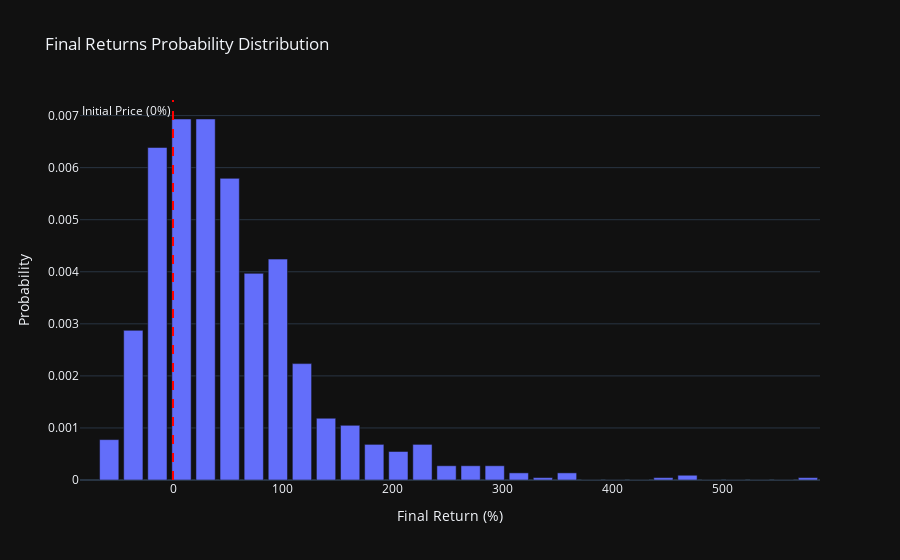
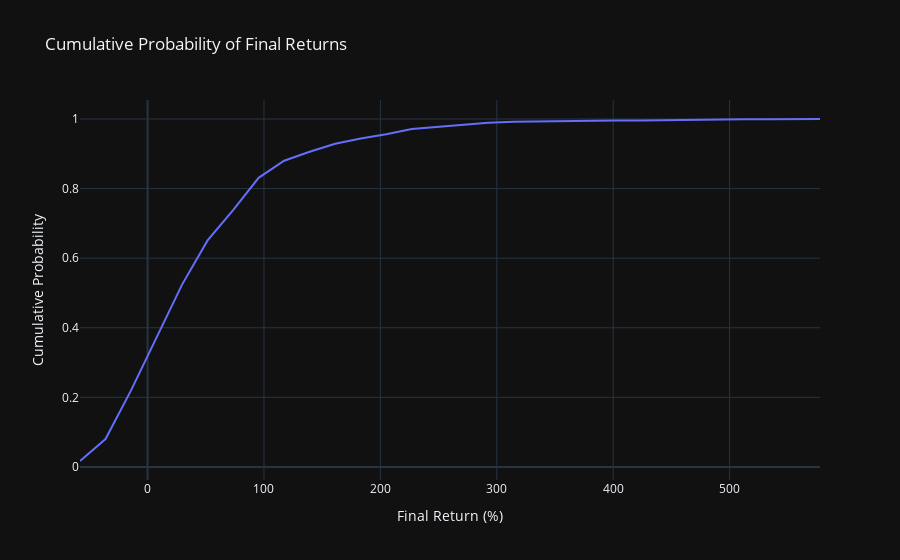

Notebook source saved alongside these figures, in order:
### Markdown cell above
Forecasting Future Stock Prices – continued:

### Code cell
import numpy as np  
import pandas as pd  
import yfinance as yf  
from scipy.stats import norm  
import plotly.express as px
import plotly.graph_objects as go
import matplotlib.pyplot as plt


plt.style.use('dark_background')


ticker = 'UNIP6.SA'  
start_date = "2015-01-01"  
end_date = "2023-01-01"  


data = yf.download(ticker, start=start_date, end=end_date)
prices = data['Close']


log_returns = np.log(1 + data['Close'].pct_change())
u = log_returns.mean()  # Mean of returns
var = log_returns.var()  # Variance of returns
drift = u - (0.5 * var)  # Drift
stdev = log_returns.std()  # Standard deviation of returns

# =============================================================== Monte Carlo Simulation
t_intervals = 250  # Simulation length (days)
iterations = 1000 

# Aligning dimensions
daily_returns = np.exp(
    drift + stdev * norm.ppf(np.random.rand(t_intervals, iterations))
)


last_price = prices.iloc[-1]  # Last known price
price_paths = np.zeros_like(daily_returns)
price_paths[0] = last_price

for t in range(1, t_intervals):
    price_paths[t] = price_paths[t - 1] * daily_returns[t]


final_prices = price_paths[-1]
initial_price = last_price
returns = (final_prices - initial_price) / initial_price * 100  # Returns in percentage

# Normalizing frequency to probability
bins = 30
hist, bin_edges = np.histogram(returns, bins=bins, density=True)  # `density=True` normalizes data
bin_centers = (bin_edges[:-1] + bin_edges[1:]) / 2  # Calculate bin centers


hist_df = pd.DataFrame({
    'Final Return (%)': bin_centers,
    'Probability': hist
})


fig = px.bar(
    hist_df,
    x='Final Return (%)',
    y='Probability',
    title="Final Returns Probability Distribution",
    labels={'Final Return (%)': 'Final Return (%)', 'Probability': 'Probability'},
    template="plotly_dark"  
)


fig.add_vline(
    x=0, 
    line=dict(color="red", dash="dash"), 
    annotation_text="Initial Price (0%)",
    annotation_position="top left"
)


fig.show()

plt.figure(figsize=(10, 6))
plt.plot(price_paths, alpha=0.7)  
plt.title(f"Monte Carlo Simulation for {ticker}", color='white')
plt.xlabel("Days", color='white')
plt.ylabel("Simulated Price", color='white')
plt.grid(alpha=0.3)
plt.show()

# Value at Risk (VaR) for a 5% confidence level
confidence_level = 0.05
var_5 = np.percentile(returns, confidence_level * 100)

es_5 = returns[returns <= var_5].mean()

print(f"VaR 5%: {var_5:.2f}%")  # Maximum expected loss
print(f"Expected Shortfall 5%: {es_5:.2f}%")  # Average expected loss

# Decision based on the probability of return above threshold
threshold = 20  # %
prob_positive = (returns > threshold).mean()
print(f"Probability of return above {threshold}%:", prob_positive)
if prob_positive > 0.6:  # 60% chance of return above the limit
    print("Decision: Invest based on Monte Carlo analysis.")
else:
    print("Decision: Do not invest due to high risk or low return expectation.")

# Answer the question at each point: "What is the probability that the final return will be less than or equal to X%?"
hist_df['Cumulative Probability'] = hist_df['Probability'].cumsum() / hist_df['Probability'].sum()

fig = px.line(
    hist_df,
    x='Final Return (%)',
    y='Cumulative Probability',
    title="Cumulative Probability of Final Returns",
    labels={'Final Return (%)': 'Final Return (%)', 'Cumulative Probability': 'Cumulative Probability'},
    template="plotly_dark"  
)
fig.show()

### Figure 1 — Plotly figure (JSON) as saved in the notebook; plotly's stock layout.template omitted (floating-point values rounded to 4 significant figures)
{"data": [{"alignmentgroup": "True", "hovertemplate": "Final Return (%)=%{x}<br>Probability=%{y}<extra></extra>", "legendgroup": "", "marker": {"color": "#636efa", "pattern": {"shape": ""}}, "name": "", "offsetgroup": "", "orientation": "v", "showlegend": false, "textposition": "auto", "type": "bar", "x": [-58.04, -36.12, -14.2, 7.724, 29.64, 51.56, 73.48, 95.4, 117.3, 139.2, 161.2, 183.1, 205.0, 226.9, 248.8, 270.8, 292.7, 314.6, 336.5, 358.4, 380.4, 402.3, 424.2, 446.1, 468.0, 490.0, 511.9, 533.8, 555.7, 577.6], "xaxis": "x", "y": [0.0007755, 0.002874, 0.006387, 0.006934, 0.006934, 0.005794, 0.003969, 0.004243, 0.002235, 0.001186, 0.001049, 0.0006843, 0.0005474, 0.0006843, 0.0002737, 0.0002737, 0.0002737, 0.0001369, 4.562e-05, 0.0001369, 0, 0, 0, 4.562e-05, 9.124e-05, 0, 0, 0, 0, 4.562e-05], "yaxis": "y"}], "layout": {"annotations": [{"showarrow": false, "text": "Initial Price (0%)", "x": 0, "xanchor": "right", "xref": "x", "y": 1, "yanchor": "top", "yref": "y domain"}], "barmode": "relative", "legend": {"tracegroupgap": 0}, "shapes": [{"line": {"color": "red", "dash": "dash"}, "type": "line", "x0": 0, "x1": 0, "xref": "x", "y0": 0, "y1": 1, "yref": "y domain"}], "title": {"text": "Final Returns Probability Distribution"}, "xaxis": {"anchor": "y", "domain": [0, 1], "title": {"text": "Final Return (%)"}}, "yaxis": {"anchor": "x", "domain": [0, 1], "title": {"text": "Probability"}}}}

### Figure 2 — Plotly figure (JSON) as saved in the notebook; plotly's stock layout.template omitted (floating-point values rounded to 4 significant figures)
{"data": [{"hovertemplate": "Final Return (%)=%{x}<br>Cumulative Probability=%{y}<extra></extra>", "legendgroup": "", "line": {"color": "#636efa", "dash": "solid"}, "marker": {"symbol": "circle"}, "mode": "lines", "name": "", "orientation": "v", "showlegend": false, "type": "scatter", "x": [-58.04, -36.12, -14.2, 7.724, 29.64, 51.56, 73.48, 95.4, 117.3, 139.2, 161.2, 183.1, 205.0, 226.9, 248.8, 270.8, 292.7, 314.6, 336.5, 358.4, 380.4, 402.3, 424.2, 446.1, 468.0, 490.0, 511.9, 533.8, 555.7, 577.6], "xaxis": "x", "y": [0.017, 0.08, 0.22, 0.372, 0.524, 0.651, 0.738, 0.831, 0.88, 0.906, 0.929, 0.944, 0.956, 0.971, 0.977, 0.983, 0.989, 0.992, 0.993, 0.996, 0.996, 0.996, 0.996, 0.997, 0.999, 0.999, 0.999, 0.999, 0.999, 1], "yaxis": "y"}], "layout": {"legend": {"tracegroupgap": 0}, "title": {"text": "Cumulative Probability of Final Returns"}, "xaxis": {"anchor": "y", "domain": [0, 1], "title": {"text": "Final Return (%)"}}, "yaxis": {"anchor": "x", "domain": [0, 1], "title": {"text": "Cumulative Probability"}}}}
